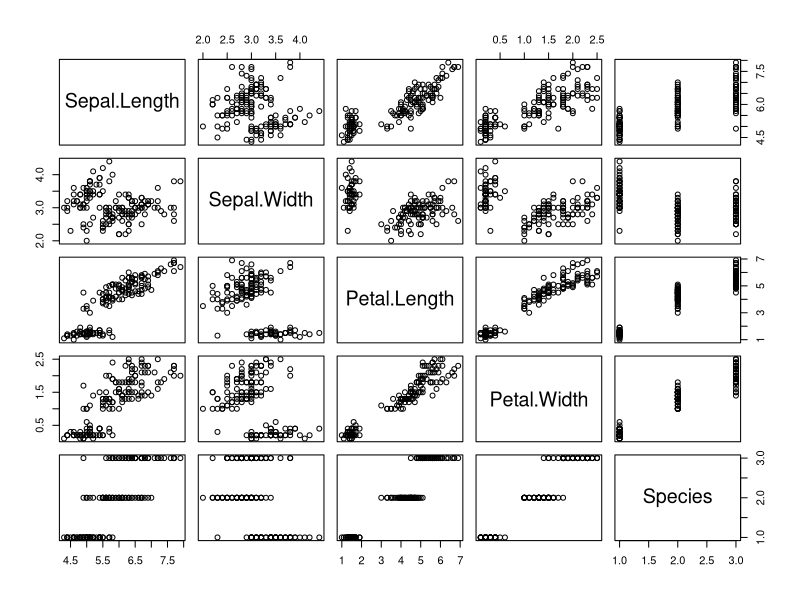
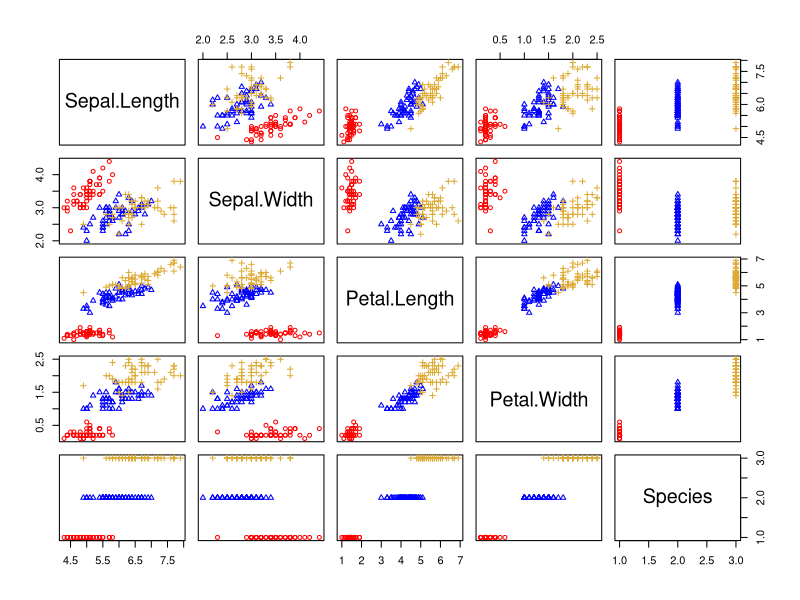
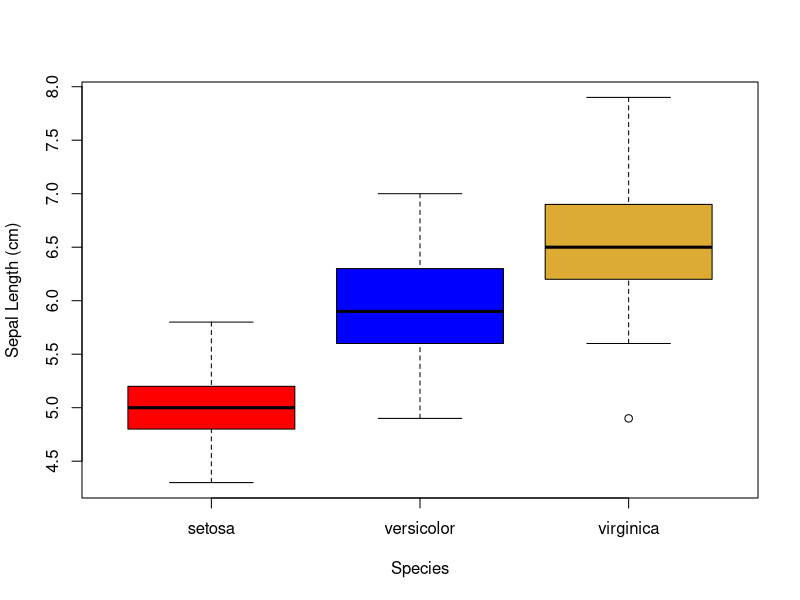
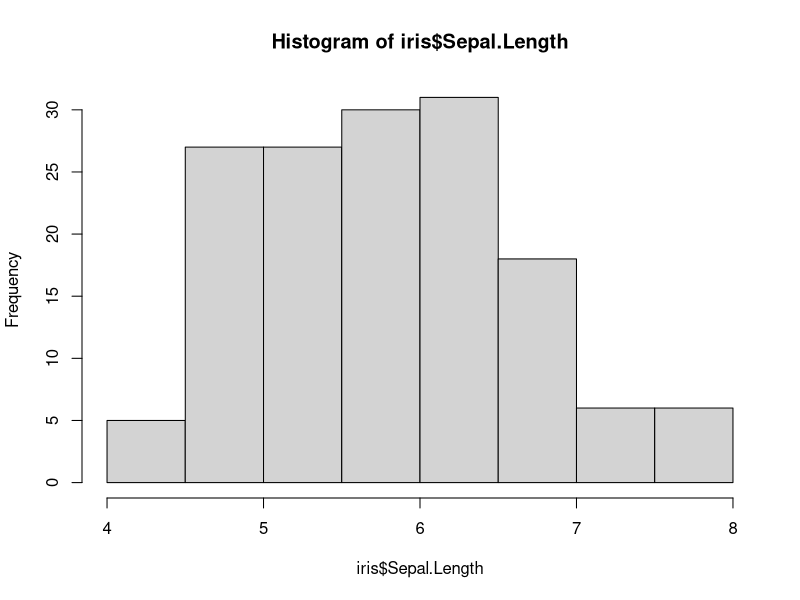
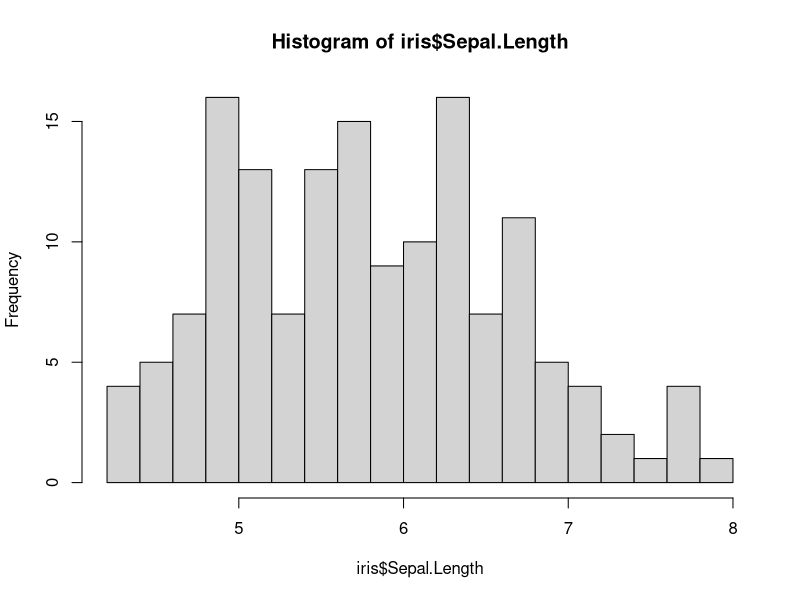
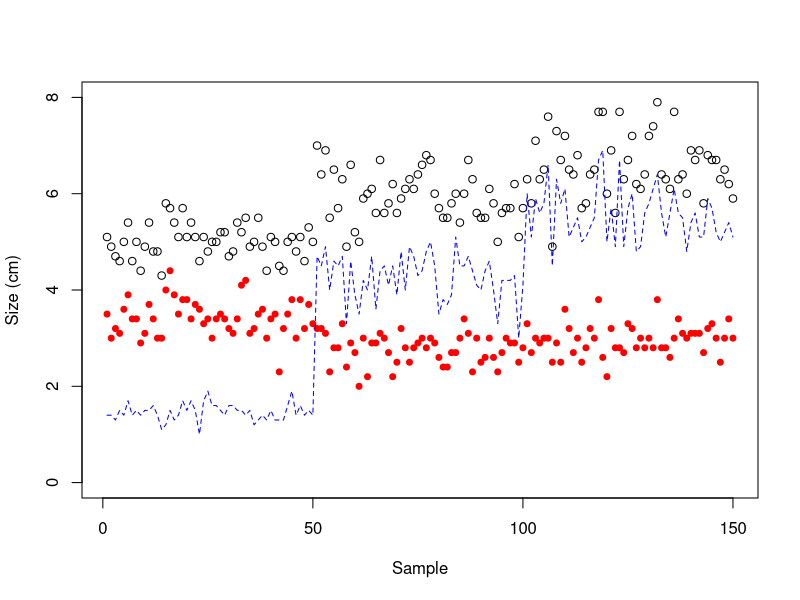
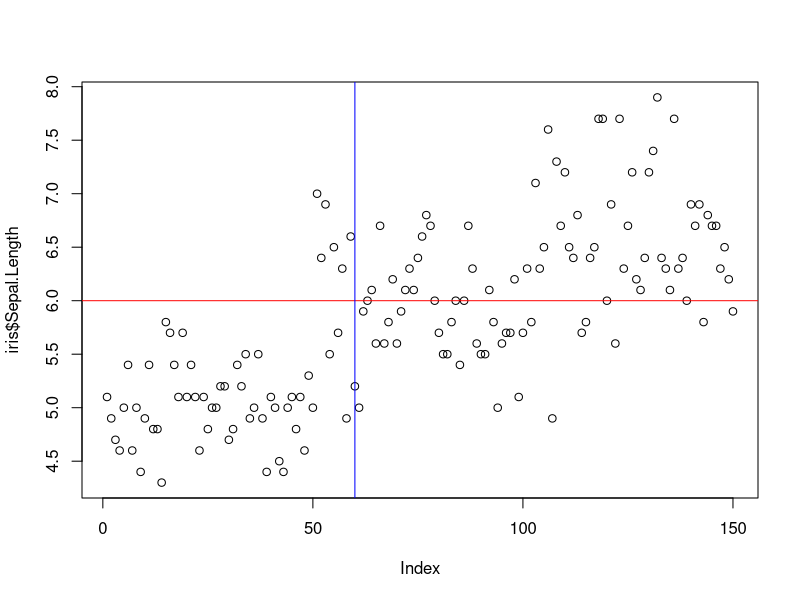
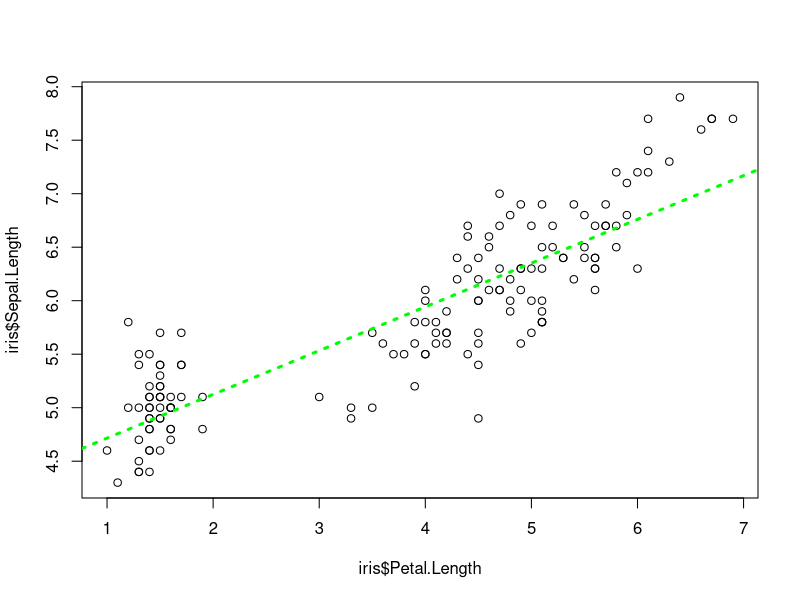

Recreate these plots in R, in order.
# SESSION 3 - Manipulating and Plotting Data

# Set up----
'
Descripition: R Course Sessioon 2
Date: November 2022
Author: Rebecca G. Smith and Emma Walker 
Adapted by: Laura Roldan-Gomez
'

# Working directory

setwd("/Users/roldix/Library/Mobile Documents/com~apple~CloudDocs/GitHub_Repos/R-Training/r_training_session_3")

 
# Data
data(iris)


# 1. Data exploration----

# When we load in our data, we need to explore and manipulate it to get it into the format we require. These easy to use tools help us with these tasks. 
 
## Subsetting ----

# tools to select parts of the data using square brackets [ ]. These brackets allow us to select based on position and name. To use them, we need to know how many dimensions the data has. 

# a vector has one dimension, 
# a data frame or matrix, has two. 

# This also informs how many arguments (separated by a comma) the brackets require for selection.

# Using a vector, we only need to give one selection and no comma
test <- 1:10

# Select the first value in the vector "test"
test[1]

# Using a matrix or data frame, we need to give two selections with a comma [row,column]

# To select the value in the first row and second column
iris[1, 2]

# select the first row
iris[1, ]

# select the third column
iris[, 3]

# Below we select the values in the 5th, 6th, 7th and 8th row and the first three columns
iris[5:8, 1:3]

# Using "c()", select the values in the 3th, 8th and 10th row and the 2nd and 4th
iris[c(3, 8, 10), c(2, 4)]

 # Using column name "Sepal.Width" to select values in this column, in the first three rows
iris[1:3, "Sepal.Width"]


# In data frames, we can use the "$" to select values in individual columns (this will not work in matrices). 

# Select the values in the column Petal.Length
iris$Petal.Length


## Matching ----

# Using identical(), we can check if values or collections of values are identical.
 
# Checking if the 1st and 2nd row values in the "Species" column of iris are identical
identical(iris$Species[1], iris$Species[2])

# Checking if the 1st and 51st row values are identical
identical(iris$Species[1], iris$Species[51])

 
# all.equal() is similar to identical(), but allows for some tolerance in how similar values can be. 

# We may want to check two numbers with lots of decimal places, but only need them to be within 0.01 of each other.
 
x1 <- 1.232529
x2 <- 1.23366
all.equal(x1, x2, tolerance=0.01)
all.equal(x1, x2, tolerance=0.0001)

 
# We can use "==" to pull all the matches. We can give a numeric value or a character in quotations.

iris[iris$Species == "setosa", ] # the comma means that you are selecting all the columns

# you can save it as a new subset
newdata <- iris[iris$Species == "setosa", ] 

# We can use objects or parts of objects to select rows and columns within [ ] using the "%in%".   
 
select <- "versicolor"
iris[iris$Species %in% select, ]


## Merging and binding----
 
# We will often need to bring multiple two-dimensional objects together. 

# Using rbind() and cbind(), we can combine objects together. rbind() allows us to bind together rows.
 
# First we look at the dimension of "iris"

dim(iris)

# Using rbind() to put together two copies of  causing double rows
rbind(iris, iris) -> iris.r
dim(iris.r)
iris.r[ ,1]

 
# cbind() allows us to bind together columns.
cbind(iris, iris) -> iris.c
iris.c[1,]


# Using merge(), we can join objects telling R how to do so. For example, we can bind using the rownames of our objects to merge by a specific column present in both objects (e.g. by = "Name"), or different columns in each object (by.x = "Species", by.y = "Name").
 
# Merging iris with itself by row names
merge(iris, iris, by = "row.names") -> iris.double
dim(iris.double)
iris.double[1, ]

## Tasks----

# 1. Display the following from "iris"
#     a. 14th row
#     b. 4th column
#     c. 120th row of 2nd column
#     d. 4th, 6th, 10th and 12th row
#     e. 111th, 112th and 113th row of "Species" column  

# 2. Work out if the following match
#     a. 9th and 13th row of "Petal.Length"
#     b. 145th and 146th row of "Sepal.Length"
#     c. 150th row of "Sepal.Length" and 103rd row of "Petal.Length"
#     d. 13th and 108th row of "Sepal.Width"
#     e. 50 divided by 55 and 10 divided by 12
#     f. 50 divided by 55 and 10 divided by 12 to a tolerance of 0.1
 
# 3. Create two objects, one containing numbers 1-10, one containing numbers 11-20
#     a. Bind them together to make an object of two rows, row 1 being 1:10, row 2 being 11-20
#     b. Bind them together to make an object of two columns, columns 1 being 11-20, column 2 being 1-10



# 2. Data manipulation----
 
## Paste----

# This function concatenates vectors and can be applied to characters or numbers, vector and column(s) of a data frame or matrix. 

# Adding text to a value in iris
paste("Species", iris$Species[1])

# You can define the separator (sep =), or use paste0() or paste() with sep = "" for no space. You can also give text to add to a character or vector.

# Pasting together two columns of iris
paste(iris$Species[1:10], iris$Sepal.Length[1:10], sep = ":")


## Renaming columns and rows----
iris -> iris2
colnames(iris2)
colnames(iris2) <- c("S.Length", "S.Width", "P.Length", "P.Width", "Type")
colnames(iris2)

 
## Adding and removing variables----
iris -> iris2
iris2$new.column <- 1:nrow(iris2)

 
# Removing a column can be done by using the "NULL" value. on the column of interest.
# 

### Removing a column----
iris2$new.column <- NULL

 
## Sequences: seq()----

# Create a sequence from 0 to 100 increasing by 5 each time
seq(from = 0, to = 100, by = 5)

#### Tasks----

# 1. Create a copy of "iris"
#     a. Rename the columns of "iris" by prefixing with the word "flower" and the separator "_"
#     b. In your copy, duplicate the "Species" column
#     c. Add a column to your copy which contains numbers between 4 and 600 increased by 4 each time


#---------------------------------#

# 3. Basic visualisations----
 
## Types of plots----

# R will automatically try and plot the most appropriate plot for the data provided. 
plot(iris) # some find this useful
 
# There are also many arguments we can give to R for the plots we want to make.
plot(iris, 
     col = c("red", "blue", "#ddaa33")[as.numeric(iris$Species)],
     pch = c(1, 2, 3)[as.numeric(iris$Species)], cex = 0.8)


# Box plots can be made using the boxplot() function. It uses a lot of the standard plotting functions.

plot(iris$Sepal.Length ~ iris$Species, 
     ylab = "Sepal Length (cm)", 
     xlab = "Species", 
     col =  c("red", "blue", "#ddaa33"))

 
# hist() allows us to plot the frequency of a vector.
hist(iris$Sepal.Length)

# Plotting "Sepal.Length" with 16 bins
hist(iris$Sepal.Length, breaks = 16)

# Below you can see a table containing a lot of basic plotting arguments. Also, for colour selection, making colour themes and looking for colour blind options, you can use https://www.colorhexa.com/ which will give you R friendly colour codes.
# 

read.csv("plotting table.csv", header = T)->plots


## Plots on plots----

# We can add more data to a plot.

# Plot "Sepal.Length" on a plot, 
plot(iris$Sepal.Length, ylim = c(0, 8), ylab = "Size (cm)", xlab = "Sample")

# then add "Sepal.Width" data as points using points() 
points(iris$Sepal.Width, col = "red", pch = 19, cex = 0.8)

# and "Petal.Length" as lines using lines()
lines(iris$Petal.Length, lty = 2, col = "blue")

 
# using abline(), you can add horizontal lines (h=), vertical lines (v=), diagonal or correlations (x, y). 

# Adding a horizontal line at 6 and a vertical line at 60
plot(iris$Sepal.Length)
abline(h = 6, col = "red")
abline(v = 60, col = "blue")

# Plotting "Sepal.Length" against "Petal.Length" and adding a line of best fit
plot(iris$Sepal.Length ~ iris$Petal.Length)

abline(lm(iris$Sepal.Length ~ iris$Petal.Length), lty = 3, col = "green", lwd = 3)


## Plot additions----

# Add a legend to our plot using legend(). The legend() function allows us to define position, either by using x, y coordinates or position such as "topleft". We also provide the text, colours and background.
 
plot(iris$Sepal.Length, 
     col = c("red", "blue", "#ddaa33")[as.numeric(iris$Species)], 
     pch = c(1, 2, 3)[as.numeric(iris$Species)])

legend("topleft", 
       legend = c("Setosa", "Versicolor", "Virginica"), 
       pch = c(1,2,3), 
       col = c("red", "blue", "#ddaa33"))


# We can add text to a plot by using text() or mtext(). To use text(), we provide x, y coordinates, the text to be written (labels =), size (cex =), and colour (col =) and font (font =). 

# Using mtext() requires different arguments as it is relation to the margin side we put the text in. It requires the text (text = ), the side of the plot the text will go (side =) with 1 = bottom, 2 = left, 3 = top, 4 = right, the margin line to put the text on (line = ).
 
# Adding text to a plot
plot(iris$Sepal.Length)

text(20, 6, "text", 
     cex = 0.7, 
     col = "blue", 
     font = 2)

mtext("text", 
      side = 4, 
      line = 1, 
      col = "red")

# We can add axes or move and adjust the axes of a plot. For this, we use axis(), and may add the argument to plot() to remove axes from our plot (axes = F) so we can draw them. Arguments for axis() are which side you want the axis (side =) using 1 = below, 2 = left, 3 = above and 4 = right, the point at which tick-marks are drawn (at =), what the labels are (labels =), how far from the axis the ticks should extend (line =), the position of the axis (pos =) and if tick marks should be drawn (tick =). You can also change the line width (lwd =), colour (col =) and type of line (lty =).
 
# Plotting "Sepal.Length" without axes and adding them with adjustment
plot(iris$Sepal.Length, axes = F, ylab="Sepal Length (cm)")

axis(1)

axis(2, pos = 50, at = 1:8, lwd = 2, col = "blue")


# Additional functions to add to your plots are segments(), arrows(), curve(), rect(), polygon() and grid().

 
## Margins---- 
 
# Using par(), mar() and mgp() before the plot, we can adjust the margins of our plot. 

## mar() adjusts margins giving the number of lines of margin, by default c(5, 4, 4, 2) + 0.1 relating to bottom, left, top and right 

## mgp() sets the axis label locations relative to the edge of the inner plot window. The first value represents the location the axis label, the 2nd the tick-mark labels, and 3rd the tick marks. The default is c(3, 1, 0).

# las() defines the orientation of the tick mark labels and any other text added to a plot. The options are parallel to the axis (the default, 0), always horizontal (1), always perpendicular to the axis (2), and always vertical (3).


par(mar = c(4, 4, 2, 1), 
    mgp = c(2, 0.5, 0), 
    las = 1)

plot(iris$Sepal.Length, ylab="Sepal Length (cm)")


## Composites ----

# There are two options for making composite plots, or plots with multiple plots as panels. These are par(mfrow/mfcol =) and layout().

# The arguments for par(mfrow/mfcol =), allows us to define how many rows and columns to make the composite of. Using mfcol draws by columns and mfrow draws by rows.
 
par(mar = c(4, 4, 2, 1))
par(mfrow = c(1, 2))
plot(iris$Sepal.Length, ylab="Sepal Length (cm)")
plot(iris$Sepal.Width, ylab="Sepal Width (cm)")


# The arguments for layout() are more complicated but allows for unequal sizes of composite sections. The matrix argument allows you to define what plots (in the order of plotting under the layout function). The following two numbers are the number of rows and columns in our composite, respectively. The byrow argument, if true, will add plots by row, if false, it will add by column.

par(mar = c(4, 4, 2, 1))
layout(matrix(c(1, 1, 2, 3), 2, 2, byrow = TRUE))
plot(iris$Sepal.Length, ylab = "Sepal Length (cm)")
plot(iris$Sepal.Width, ylab = "Sepal Width (cm)")
plot(iris$Petal.Length, ylab = "Petal Length (cm)")


# 4. Saving and exporting plot----

# We can save our plots using the format function: (pdf()), (jpeg()), (png()) and (tiff()). 
# These functions, with their arguments, will appear before the plot information, and will be succeeded by dev.off(). 
# The first argument for any of these functions should be the path and file name to save the file under. 
# You can also define the size of the image (width =, height =, units =), background colour (bg =) and resolution (res =).  


# Saving a plot as a jpeg file
jpeg("exampleplot.jpg", width = 300, height = 300, units = "mm", bg = "white", res = 200)
plot(iris$Sepal.Length, ylab = "Sepal Length (cm)")
dev.off()


### Tasks----

# 1. Make two objects, one object containing values 1-20, and another object containing values 40-21
#     a. Using your objects, create a plot with the object containing 1:20 on the x-axis and the object containing 40-21 on y-axis
#     b. Change the x-axis label to "Independent Variable" and y-axis label to "Dependent Variable"
#     c. Expand both axes to show values 1-40
#     d. Increase the data point size, change their style and make them repeat between five colours
#     e. Add a legend top the top right of the plot showing the five colours you have chosen and labelling them A, B, C, D, and E
#     f. Add a horizontal line at 30, choose a colour, weight and style
#     g. Add a vertical line at 10, choose a different colour, weight and style
#     h. Add text saying "Cross Point" to the top right of the intersection of the two lines. Adjust the colour and size

# 2. Using "iris", create a scatter plot with "Sepal.Length" on x-axis, labelled "Sepal length (cm)", and the other three variables plotted on y-axis, with the label being "Size (cm)"
#     a. Colour the three species differently and make the three measures different style of points 
#     b. Add a legend to show all the groups, and make sure it doesn't cover any points
#     c. Make sure the x-axis limits are 0-8 and y-axis limit is 4-8
#     d. Adjust the margins to give a larger space around the edge of the plot and move the axis labels a little away from the axes
#     e. Export the image as a pdf
 
# 3. Create a composite plot with the following panels using "iris". Make the plots colourful and variable, that all points are visible in plotting window, axes have labels and measurement units. Export the plot as a high resolution (200) jpeg. Make sure the points and text are readable, and all info is visible. You may need to adjust margins

#     a. Box plot of "Petal.Length" by species coloured by species
    
#     b. Histogram of "Petal.Length" with 6 breaks, each one coloured differently, with a line added for the mean (hint: mean), coloured and labelled "Mean = X" where "X" is the mean value. Make this panel take more space
#     c. "Petal.Length" against "Petal.Width" for just "virginica" species, with a line of best fit (hint: subsetting)

